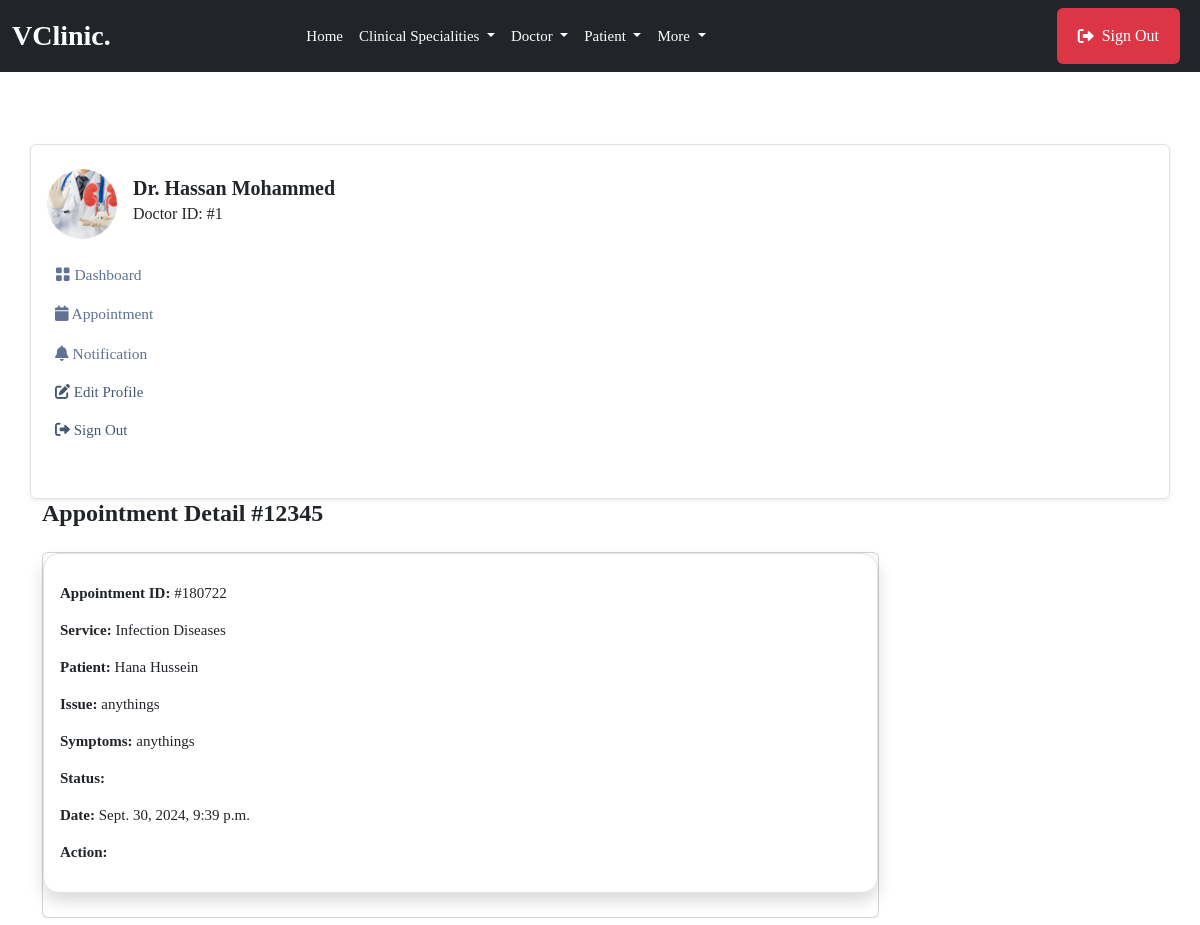
The app's page /doctor/appointments/180722/ (signed in, upper part), older data.
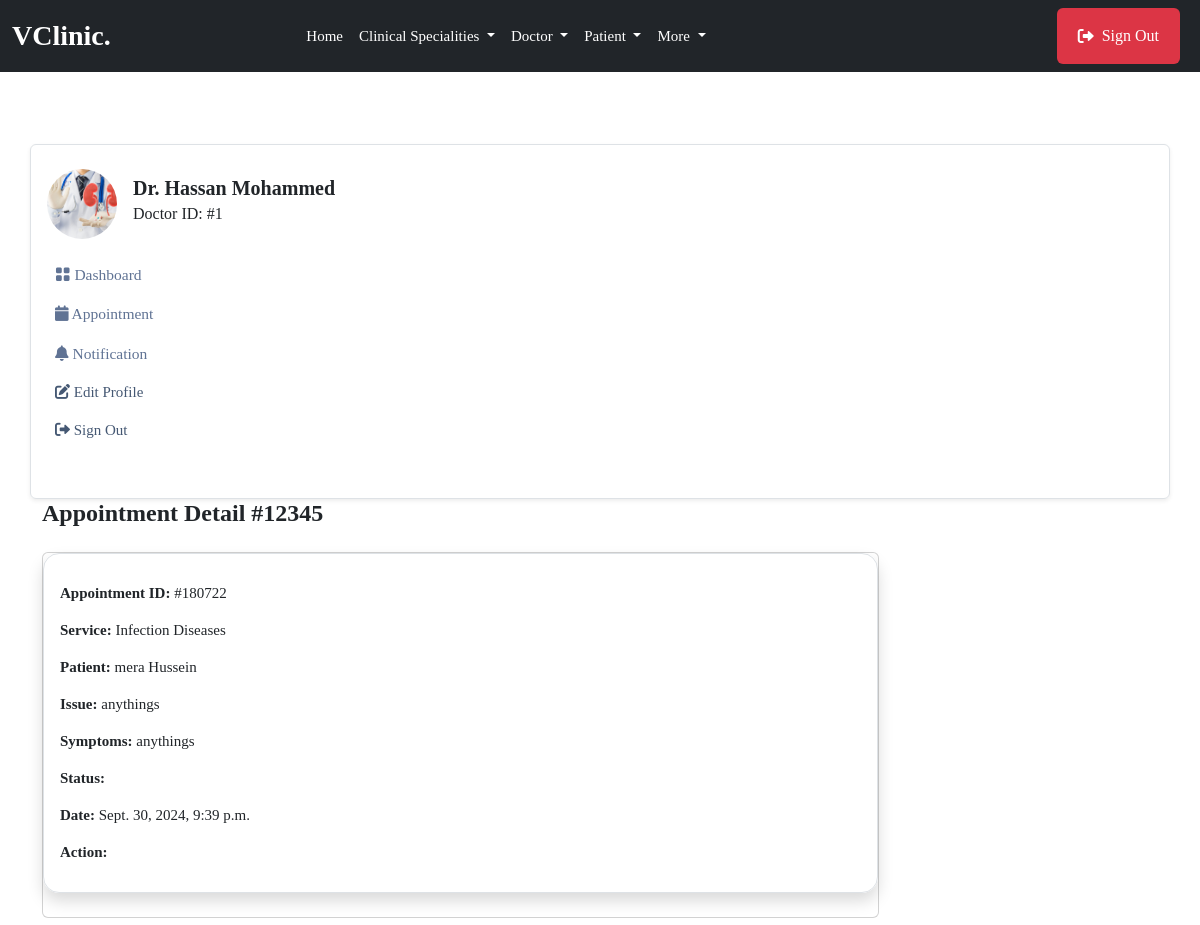
The same page, newer data.
### mainapp/models.py (models this page shows, shortened)
class Appointment(models.Model):
    STATUS = [
        ('Scheduled', 'Scheduled'),
        ('Completed', 'Completed'),
        ('Pending', 'Pending'),
        ('Cancelled', 'Cancelled')
    ]
    service = models.ForeignKey(Service, on_delete=models.SET_NULL, null=True, blank=True, related_name='service_appointments')
    doctor = models.ForeignKey(doctor_models.Doctor, on_delete=models.SET_NULL, null=True, blank=True, related_name='doctor_appointments')
    patient = models.ForeignKey(patient_models.Patient, on_delete=models.SET_NULL, null=True, blank=True, related_name='appointments_patient')
    appointment_date = models.DateTimeField(null=True, blank=True)
    issues = models.TextField(blank=True, null=True)
    symptoms = models.TextField(blank=True, null=True)
    appointment_id = ShortUUIDField(length=6, max_length=10, alphabet="1234567890")
    appointment_status = models.CharField(max_length=120, choices=STATUS)

class Service(models.Model):
    image = models.FileField(upload_to="images", null=True, blank=True)
    name = models.CharField(max_length=255)         # name of clinical specialitis
    description = models.TextField(blank=True, null=True)       # description of clinical specialitis
    cost = models.DecimalField(max_digits=10, decimal_places=2)         # How mush the clinical specialitis cost
    available_doctors = models.ManyToManyField(doctor_models.Doctor, blank=True)        #every clinical specialitis have many doctors

### patientapp/models.py (models this page shows, shortened)
class Patient(models.Model):         #create a new model from scratch
    user = models.OneToOneField(userauth_models.User, on_delete=models.CASCADE)  #when we delete this user , we delete doctor, there should be only one doctor that has one user model
    image = models.FileField(upload_to='images', blank=True, null=True)
    full_name = models.CharField(max_length=100, blank=True, null=True)
    mobile = models.CharField(max_length=15, blank=True, null=True)
    address = models.CharField(max_length=100, null=True, blank=True)
    email = models.CharField(max_length=100, null=True, blank=True)
    gender = models.CharField(max_length=100, null=True, blank=True)
    blood_group = models.CharField(max_length=100, null=True, blank=True)
    date_of_birth= models.DateTimeField(default=timezone.now, null=True, blank=True)

### doctorapp/views.py (the view)
# urls.py: path("appointments/<appointment_id>/", views.appointment_detail, name="appointment_detail"),
@login_required
def appointment_detail(request, appointment_id):
    doctor = doctor_models.Doctor.objects.get(user=request.user)
    appointment = base_models.Appointment.objects.get(appointment_id=appointment_id, doctor=doctor)
    medical_records = base_models.MedicalRecord.objects.filter(appointment=appointment)
    lab_tests = base_models.LabTest.objects.filter(appointment=appointment)
    prescriptions = base_models.Prescription.objects.filter(appointment=appointment)
    context = {
        "appointment": appointment,
        "medical_records": medical_records,
        "lab_tests": lab_tests,
        "prescriptions": prescriptions,
    }
    return render(request, "doctorapp/appointment_detail.html", context)

### templates/doctorapp/appointment_detail.html (shortened to what this page needs)
{% extends 'partials/base.html' %} {% block content %}
<section class="pt-5 pb-5">
    <div class="container">
        <div class="row mt-0 mt-md-4">
            {% include 'doctorapp/sidebar.html' %}
            <div class="col-lg-9 col-md-8 col-12">
                <h4 class="mb-0 mb-4 fw-bold">Appointment Detail #12345</h4>
                <div class="card mb-4">
                    <div class="shadow border p-3 mb-4 rounded-4">
                        <p>
                            <a>
                                <p><span class="fw-semibold text-dark">Appointment ID:</span> #{{appointment.appointment_id}}</p>
                                <p><span class="fw-semibold text-dark">Service:</span> {{appointment.service.name}}</p>
                                <p><span class="fw-semibold text-dark">Patient:</span> {{appointment.patient.full_name}}</p>
                                <p><span class="fw-semibold text-dark">Issue:</span> {{appointment.issues}}</p>
                                <p><span class="fw-semibold text-dark">Symptoms:</span> {{appointment.symptoms}}</p>
                                <p><span class="fw-semibold text-dark">Status:</span> {{appointment.status}}</p>
                                <p><span class="fw-semibold text-dark">Date:</span> {{appointment.appointment_date}}</p>
                                <p>
                                    <span class="fw-semibold text-dark">Action:</span>
                                </p>
                            </a>
                        </p>
                    </div>
                </div>
            </div>
        </div>
</section>
{% endblock content %}

Row changes from the older to the newer data that the page shows:
changed through a linked row, Appointment "anythings": patient.full_name "Hana Hussein" → "mera Hussein"
